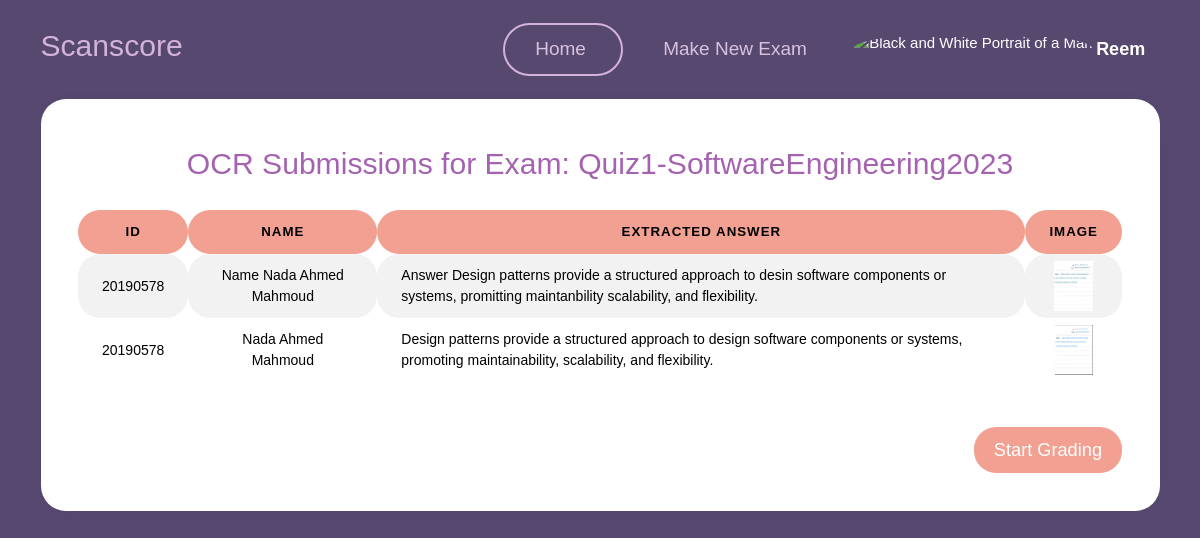
The page /teacher/exam/28/view_submissions_ocr/ (signed in) on the database as committed earlier.
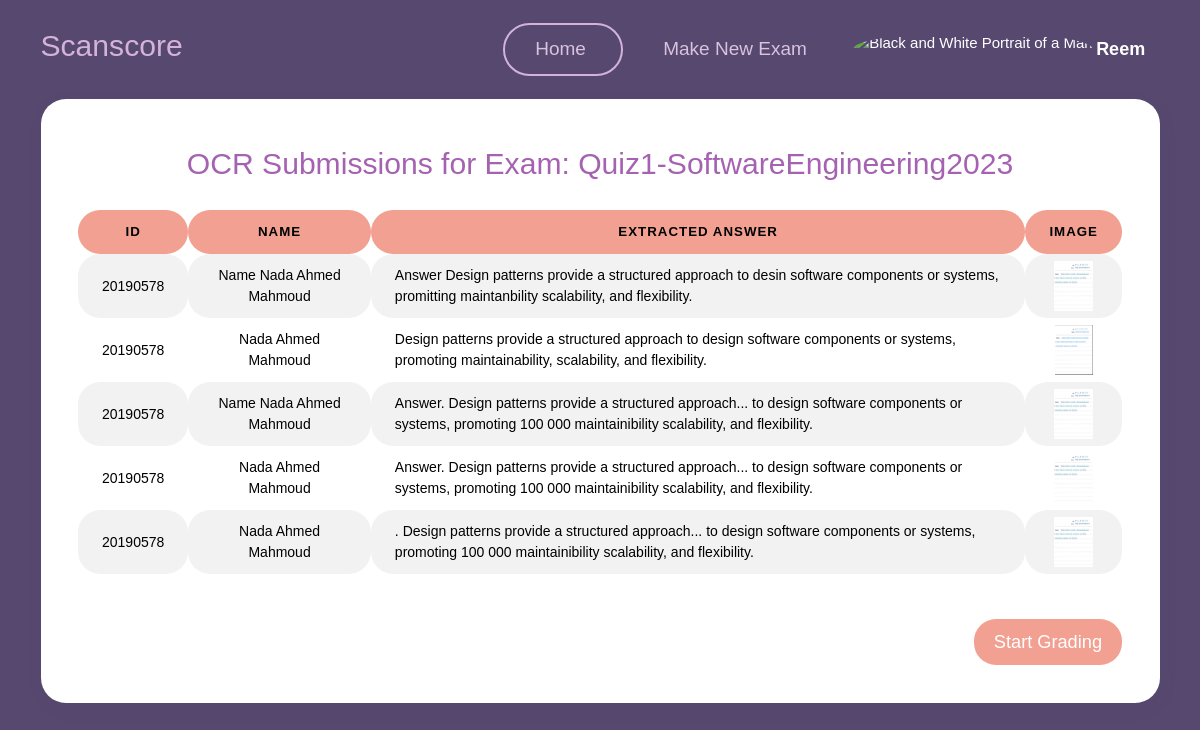
The same page on the database as committed later.
### myapp/models.py (models this page shows)
class User(AbstractUser):
    userType = models.CharField(max_length=10, choices=[('teacher', 'Teacher'), ('student', 'Student')])

class Exam(models.Model):
    name = models.CharField(max_length=100)
    teacher = models.ForeignKey(User, on_delete=models.CASCADE)
    question= models.TextField(max_length=10000)
    model_answer = models.TextField(max_length=10000)
    keywordsList = models.TextField(max_length=10000,null=True,blank=True)
    is_active = models.BooleanField(default=False)
    time_created = models.DateTimeField(auto_now_add=True)
    time_updated = models.DateTimeField(auto_now=True)
    ocr_graded = models.BooleanField(default=False)

class ExamSubmissionOCR(models.Model):
    exam = models.ForeignKey(Exam, on_delete=models.CASCADE, related_name='ocr_submissions')
    teacher = models.ForeignKey(User, on_delete=models.CASCADE, related_name='ocr_submissions')
    student_id = models.CharField(max_length=20)
    student_name= models.CharField(max_length=100,default='Anonymous')
    image = models.ImageField(upload_to='ocr_images/')
    extracted_text = models.TextField(blank=True, null=True)
    score = models.DecimalField(max_digits=5, decimal_places=3, validators=[MaxValueValidator(10.000)])
    is_graded = models.BooleanField(default=False)
    time_created = models.DateTimeField(auto_now_add=True)

### myapp/views.py (the view)
# urls.py: path('teacher/exam/<int:exam_id>/view_submissions_ocr/', views.view_submissions_ocr, name='view_submissions_ocr'),
@login_required
def view_submissions_ocr(request, exam_id):
    exam = get_object_or_404(Exam, pk=exam_id)
    submissions = ExamSubmissionOCR.objects.filter(exam=exam)
    return render(request, 'myapp/teacher/view_submissions_ocr.html', {
        'exam': exam,
        'submissions': submissions
    })

### templates/myapp/teacher/view_submissions_ocr.html (shortened to what this page needs)
{% load static %}
<!DOCTYPE html>
<html lang="en">
<head>
    <link href="{% static 'vendor/datatables/dataTables.bootstrap4.min.css' %}" rel="stylesheet">
    <link href="{% static 'vendor/aos/aos.css' %}" rel="stylesheet">
    <link href="{% static 'vendor/bootstrap/css/bootstrap.min.css' %}" rel="stylesheet">
    <link href="{% static 'vendor/bootstrap-icons/bootstrap-icons.css' %}" rel="stylesheet">
    <link href="{% static 'vendor/boxicons/css/boxicons.min.css' %}" rel="stylesheet">
    <link href="{% static 'vendor/glightbox/css/glightbox.min.css' %}" rel="stylesheet">
    <link href="{% static 'vendor/remixicon/remixicon.css' %}" rel="stylesheet">
    <link href="{% static 'vendor/swiper/swiper-bundle.min.css' %}" rel="stylesheet">
    <link href="{% static 'css/style.css' %}" rel="stylesheet">
    <link href="{% static 'assets/css/bootstrap.min.css' %}" rel="stylesheet">
    <link href="{% static 'assets/css/plugins.min.css' %}" rel="stylesheet">
    <link href="{% static 'assets/css/kaiadmin.min.css' %}" rel="stylesheet">
</head>
<body>
    <header id="header">
        <div class="container align-items-center justify-content-between">
            <h1 class="me-auto"><a href="{% url 'teacher_dashboard' %}" style="color: #d4b3db;">Scanscore</a></h1>
            <nav id="navbar" class="navbar order-last order-lg-0">
                <ul>
                    <li><a class="nav-link scrollto Active" href="{% url 'teacher_dashboard' %}" id="home">Home</a>
                    </li>
                    <li><a class="nav-link scrollto" href="{% url 'create_exam' %}" id="makenew">Make New Exam</a></li>
                    <li class="dropdown">
                        <a href="#">
                            <img src="{% static 'img/unknown_user.jpg' %}" class="rounded-circle" height="35"
                                alt="Black and White Portrait of a Man" loading="lazy" />
                            <strong class="d-none d-sm-block ms-1" id="username">{{ user.first_name }}</strong><i
                                class="bi bi-chevron-down"></i>
                        </a>
                    </li>
                </ul>
            </nav>
        </div>
    </header>
    <div class="container">
        <div class="justify-content-center" data-aos="fade-up" data-aos-delay="200">
            <div class="card text-black">
                <h1 style="text-align: center;margin-top: 2%;color:#a562b1;">OCR Submissions for Exam: {{ exam.name }}
                </h1>
                <div class="card-body">
                    <div class="table-responsive">
                        <table id="basic-datatables" class="display table table-striped table-hover"
                            style="border-radius: 22px !important; text-align: center;">
                            <thead>
                                <tr>
                                    <th class="style2"> ID</th>
                                    <th class="style2"> Name</th>
                                    <th class="style2"> Extracted Answer</th>
                                    <th class="style2"> Image</th>
                                </tr>
                            </thead>
                            <tbody>
                                {% for submission in submissions %}
                                <tr>
                                    <td class="Border">{{ submission.student_id }}</td>
                                    <td class="Border">{{ submission.student_name }}</td>
                                    <td class="Border" style="text-align: left;">{{ submission.extracted_text }}</td>
                                    <td class="Border">
                                        <img src="{{ submission.image.url }}" alt="Student Submission"
                                            style="cursor: pointer; max-width: 200px; max-height: 50px;"
                                            onclick="showModal('{{ submission.image.url }}')">
                                    </td class="Border">
                                </tr>
                                {% endfor %}
                            </tbody>
                        </table>
                    </div>
                    <div style="margin-top: 3%; text-align: right;">
                        {% if submissions %}
                        <form action="{% url 'view_grades_ocr' exam.id %}" method="post">
                            <button type="submit" class="btn btn-success">Start Grading</button>
                        </form>
                        {% endif %}
                    </div>
                </div>
            </div>
        </div>
    </div>
</body>
</html>

### Scanscore/static/css/style.css (style rules this page uses)
body { font-family: "Open Sans", sans-serif; background: #574870 !important; }
:root { --background-color: #ffffff; --background-color-rgb: 255, 255, 255; --default-color: #444444; --default-color-rgb: 68, 68, 68; --heading-color: #9e69a9; --heading-color-rgb: 55, 81, 126; --accent-color: #9e69a9; --accent-color-rgb: 71, 178, 228; --contrast-color: #ffffff; --contrast-color-rgb: 255, 255, 255; }
#home { color: #d9c2de; width: 120px; border-radius: 50px; font-size: 19px; }
#makenew { color: #d9c2de; font-size: 19px; width: 190px; margin-left: 10px; border-radius: 50px; }
#header { background-color: transparent; }
#header .container { display: flex; justify-content: center; align-items: center; height: 100%; }
#username { font-size: 18px; }
.Active { border: 2px solid #d4b3db !important; }
a { text-decoration: none; }
#header { transition: all 0.5s; z-index: 997; padding: 15px 0; }
.navbar { padding: 0; }
.navbar ul { margin: 0; padding: 0; display: flex; list-style: none; align-items: center; }
.navbar li { position: relative; }
.navbar a, .navbar a:focus { display: flex; align-items: center; justify-content: space-between; padding: 10px 0 10px 30px; font-size: 15px; font-weight: 500; color: #fff; white-space: nowrap; transition: 0.3s; }
.navbar a i, .navbar a:focus i { font-size: 12px; line-height: 0; margin-left: 5px; }

### templates/myapp/teacher/view_submissions_ocr.html (style rules this page uses)
#header { background-color: transparent; }
#header .container { display: flex; justify-content: center; align-items: center; height: 100%; }
.card { padding: 20px; border-radius: 25px; }
.btn { display: inline-block; padding: 10px 20px; margin-bottom: 0; font-size: 14px; font-weight: 400; line-height: 1.42857143; text-align: center; white-space: nowrap; vertical-align: middle; cursor: pointer; border: none; border-radius: 22px; background-color: #f1a091 !important; color: white !important; }
.btn-success { border-color: #f1a091; font-size: 130%; }
.Border { border-radius: 22px !important; }
.table>tbody>tr>td { padding-top: 7px !important; padding-bottom: 7px !important; }
.Active { border: 2px solid #d4b3db !important; }
.style2 { background-color: #f1a091 !important; border-radius: 22px !important; }

Rows that differ between the two databases and show on the page:
added ExamSubmissionOCR: student_id "20190578", student_name "Name Nada Ahmed Mahmoud", extracted_text "Answer. Design patterns provide a structured approach... to design software components or systems, promoting 100 000 maintainibility scalability, and flexibility.", image (picture)
added ExamSubmissionOCR: student_id "20190578", student_name "Nada Ahmed Mahmoud", extracted_text "Answer. Design patterns provide a structured approach... to design software components or systems, promoting 100 000 maintainibility scalability, and flexibility.", image (picture)
added ExamSubmissionOCR: student_id "20190578", student_name "Nada Ahmed Mahmoud", extracted_text ". Design patterns provide a structured approach... to design software components or systems, promoting 100 000 maintainibility scalability, and flexibility.", image (picture)
